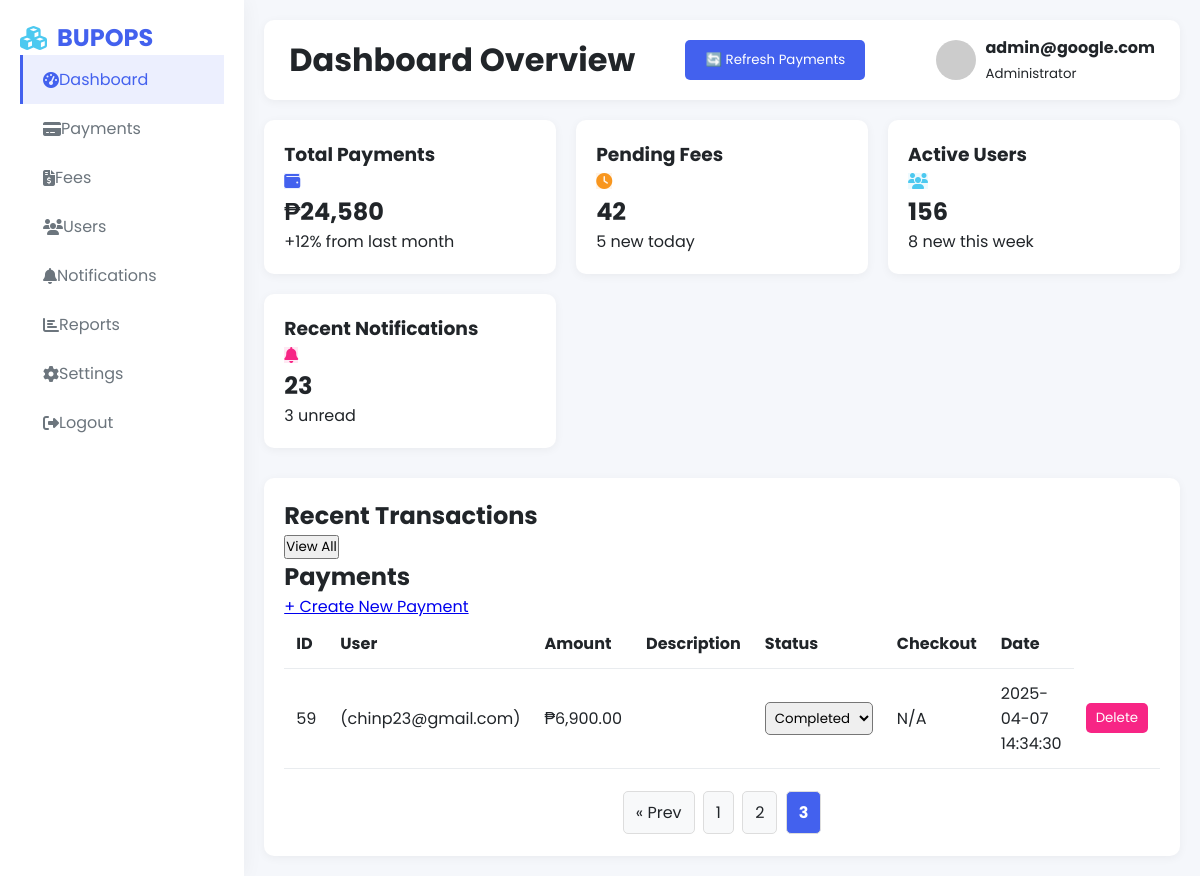
The page /bupops/admin_dashboard.php?page=3 (signed in) on the database its author committed.
### tables this page shows
CREATE TABLE `payments` (
  `id` int(11) UNSIGNED NOT NULL,
  `user_id` int(11) UNSIGNED NOT NULL,
  `sub_category_id` int(11) UNSIGNED DEFAULT NULL,
  `amount` decimal(10,2) NOT NULL,
  `description` varchar(255) DEFAULT NULL,
  `remarks` varchar(255) DEFAULT NULL,
  `status` enum('pending','completed','failed') NOT NULL DEFAULT 'pending',
  `paymongo_payment_id` varchar(255) NOT NULL,
  `checkout_url` varchar(255) DEFAULT NULL,
  `created_at` timestamp NOT NULL DEFAULT current_timestamp(),
  `updated_at` timestamp NOT NULL DEFAULT current_timestamp() ON UPDATE current_timestamp(),
  `method` varchar(50) DEFAULT NULL,
  `account_number` varchar(20) DEFAULT NULL,
  `email` varchar(100) DEFAULT NULL,
  `payment_reference` varchar(255) NOT NULL,
  `category_id` int(11) UNSIGNED DEFAULT NULL,
  `name` varchar(255) NOT NULL
);

### bupops/admin_dashboard.php (the view, shortened to what this page needs)
<?php
$email = $_SESSION['email'];
$conn = new mysqli("localhost", "root", "", "bupops_db");
$limit = 10;
$page = isset($_GET['page']) ? (int)$_GET['page'] : 1;
$offset = ($page - 1) * $limit;
$result = $conn->query("SELECT * FROM payments ORDER BY created_at DESC LIMIT $limit OFFSET $offset");
$total_result = $conn->query("SELECT COUNT(*) as total FROM payments");
$total_row = $total_result->fetch_assoc();
$total_payments = $total_row['total'];
$total_pages = ceil($total_payments / $limit);
?>
<!DOCTYPE html>
<html lang="en">
<head>
    <link rel="stylesheet" href="https://cdnjs.cloudflare.com/ajax/libs/font-awesome/6.4.0/css/all.min.css">
</head>
<body>
<div class="dashboard">
    <div class="sidebar">
        <div class="sidebar-header"><h2><i class="fas fa-cubes"></i>BUPOPS</h2></div>
        <ul class="sidebar-menu">
            <li><a href="#" class="active"><i class="fas fa-tachometer-alt"></i> Dashboard</a></li>
            <li><a href="#"><i class="fas fa-credit-card"></i> Payments</a></li>
            <li><a href="#"><i class="fas fa-file-invoice-dollar"></i> Fees</a></li>
            <li><a href="#"><i class="fas fa-users"></i> Users</a></li>
            <li><a href="#"><i class="fas fa-bell"></i> Notifications</a></li>
            <li><a href="#"><i class="fas fa-chart-bar"></i> Reports</a></li>
            <li><a href="#"><i class="fas fa-cog"></i> Settings</a></li>
            <li><a href="/bupops/auth/logout.php"><i class="fas fa-sign-out-alt"></i> Logout</a></li>
        </ul>
    </div>
    <div class="main-content">
        <div class="header">
            <h1>Dashboard Overview</h1>
            <button onclick="refreshPayments()" style="background: var(--p); color: white; padding: 10px 20px; border: none; border-radius: 5px; margin-right: 20px;">🔄 Refresh Payments</button>
            <div class="user-info">
                <img src="https://ui-avatars.com/api/?name=<?= urlencode($email) ?>&background=random" alt="User">
                <div><h4><?= $email ?></h4><small>Administrator</small></div>
            </div>
        </div>
        <div class="cards">
            <?php
            $cards = [
                ["Total Payments", "₱24,580", "+12% from last month", "fas fa-wallet", "rgba(67, 97, 238, 0.1)", "var(--p)"],
                ["Pending Fees", "42", "5 new today", "fas fa-clock", "rgba(248,150,30,0.1)", "var(--w)"],
                ["Active Users", "156", "8 new this week", "fas fa-users", "rgba(76,201,240,0.1)", "var(--sc)"],
                ["Recent Notifications", "23", "3 unread", "fas fa-bell", "rgba(247,37,133,0.1)", "var(--d)"]
            ];
            foreach ($cards as [$title, $value, $desc, $icon, $bg, $color]) {
                echo "<div class='card'>
                        <div class='card-header'><h3>$title</h3><i class='$icon' style='background:$bg;color:$color'></i></div>
                        <div class='card-body'><h2>$value</h2><p>$desc</p></div>
                      </div>";
            }
            ?>
        </div>
        <div class="recent-transactions">
            <div class="section-header">
                <h2>Recent Transactions</h2>
                <button class="btn btn-primary">View All</button>
            </div>
            <h2>Payments</h2>
            <a href="controller.php">+ Create New Payment</a>
            <table>
                <thead>
                    <tr><th>ID</th><th>User</th><th>Amount</th><th>Description</th><th>Status</th><th>Checkout</th><th>Date</th></tr>
                </thead>
                <tbody id="payments-table">
    <?php while ($row = $result->fetch_assoc()): ?>
        <tr>
            <td><?= $row['id'] ?></td>
            <td><?= htmlspecialchars($row['name']) ?> (<?= $row['email'] ?>)</td>
            <td>₱<?= number_format($row['amount'], 2) ?></td>
            <td><?= htmlspecialchars($row['description']) ?></td>
            <td>
                <select onchange="updateStatus(<?= $row['id'] ?>, this.value)">
                    <option value="completed" <?= $row['status']=='completed'?'selected':'' ?>>Completed</option>
                </select>
            </td>
            <td>
                <?= $row['checkout_url'] ? "<a href='{$row['checkout_url']}' target='_blank'>Open</a>" : "N/A" ?>
            </td>
            <td><?= $row['created_at'] ?></td>
            <td>
                <button onclick="deletePayment(<?= $row['id'] ?>)" style="background: var(--d); color: white; border: none; padding: 5px 10px; border-radius: 5px; cursor: pointer;">Delete</button>
            </td>
        </tr>
    <?php endwhile; ?>
</tbody>
            </table>
            <div class="pagination">
    <?php if ($page > 1): ?>
        <a href="?page=<?= $page - 1 ?>">&laquo; Prev</a>
    <?php endif; ?>
    <?php for ($i = 1; $i <= $total_pages; $i++): ?>
        <a href="?page=<?= $i ?>" class="<?= ($i == $page) ? 'active' : '' ?>"><?= $i ?></a>
    <?php endfor; ?>
</div>
        </div>
    </div>
</div>
</body>
</html>

### bupops/admin_dashboard.php (style rules this page uses)
:root { --p:#4361ee;--s:#3f37c9;--sc:#4cc9f0;--d:#f72585;--w:#f8961e;--l:#f8f9fa;--dk:#212529;--g:#6c757d; }
* { margin:0;padding:0;box-sizing:border-box;font-family:'Poppins',sans-serif }
body { background:#f5f7fb;color:var(--dk) }
.dashboard { display:flex;min-height:100vh }
.sidebar { width:250px;background:#fff;box-shadow:0 0 20px rgba(0,0,0,0.05);padding:20px }
.sidebar-header h2 { color:var(--p);display:flex;align-items:center }
.sidebar-header i { margin-right:10px;color:var(--sc) }
.sidebar-menu { list-style:none }
.sidebar-menu a { display:flex;align-items:center;padding:12px 20px;color:var(--g);text-decoration:none;transition:.3s;border-left:3px solid transparent }
.sidebar-menu a:hover,.sidebar-menu a.active { background:rgba(67,97,238,0.1);color:var(--p);border-left:3px solid var(--p) }
.main-content { flex:1;padding:20px }
.header { display:flex;justify-content:space-between;align-items:center;background:#fff;padding:15px 25px;border-radius:10px;margin-bottom:20px;box-shadow:0 2px 10px rgba(0,0,0,0.05) }
.user-info { display:flex;align-items:center }
.user-info img { width:40px;height:40px;border-radius:50%;margin-right:10px;object-fit:cover }
.cards { display:grid;grid-template-columns:repeat(auto-fill,minmax(280px,1fr));gap:20px;margin-bottom:30px }
.card { background:#fff;border-radius:10px;padding:20px;box-shadow:0 2px 10px rgba(0,0,0,0.05);transition:.3s }
.recent-transactions { background:#fff;border-radius:10px;padding:20px;box-shadow:0 2px 10px rgba(0,0,0,0.05) }
table { width:100%;border-collapse:collapse }
th,td { padding:12px;text-align:left;border-bottom:1px solid #e9ecef }
select { padding:5px;border-radius:5px }
.pagination { margin-top: 20px; text-align: center; }
.pagination a { display: inline-block; padding: 8px 12px; margin: 2px; background: var(--l); color: var(--dk); border: 1px solid #ddd; border-radius: 5px; text-decoration: none; transition: 0.3s; }
.pagination a.active { background: var(--p); color: #fff; font-weight: bold; }

### rows shown on the page
payments: id "59", email "chinp23@gmail.com", amount "6,900.00", status+id "Completed", shows "N/A", created_at "2025-04-07 14:34:30"

### other values the page prints
$email "admin@google.com"
$title "Total Payments"
$value "₱24,580"
$desc "+12% from last month"
$title "Pending Fees"
$value "42"
$desc "5 new today"
$title "Active Users"
$value "156"
$desc "8 new this week"
$title "Recent Notifications"
$value "23"
$desc "3 unread"
